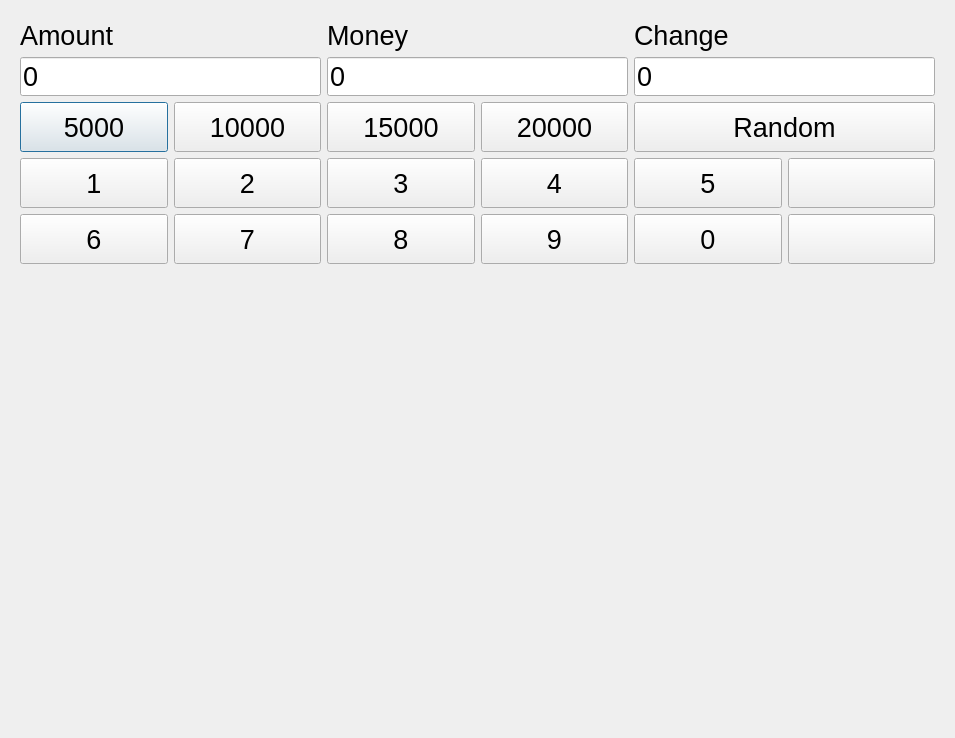
<?xml version="1.0" encoding="UTF-8"?>
<ui version="4.0">
 <class>DlgCalcChange</class>
 <widget class="QDialog" name="DlgCalcChange">
  <property name="geometry">
   <rect>
    <x>0</x>
    <y>0</y>
    <width>955</width>
    <height>738</height>
   </rect>
  </property>
  <property name="windowTitle">
   <string>Dialog</string>
  </property>
  <layout class="QVBoxLayout" name="verticalLayout">
   <item>
    <widget class="QWidget" name="widget" native="true">
     <layout class="QHBoxLayout" name="horizontalLayout_2">
      <item>
       <layout class="QGridLayout" name="gridLayout">
        <item row="2" column="2" colspan="2">
         <widget class="QLineEdit" name="leMoney">
          <property name="font">
           <font>
            <pointsize>20</pointsize>
           </font>
          </property>
          <property name="text">
           <string>0</string>
          </property>
          <property name="readOnly">
           <bool>true</bool>
          </property>
         </widget>
        </item>
        <item row="3" column="0">
         <widget class="QPushButton" name="btn1">
          <property name="minimumSize">
           <size>
            <width>0</width>
            <height>50</height>
           </size>
          </property>
          <property name="font">
           <font>
            <pointsize>20</pointsize>
           </font>
          </property>
          <property name="text">
           <string>5000</string>
          </property>
         </widget>
        </item>
        <item row="3" column="1">
         <widget class="QPushButton" name="btn2">
          <property name="minimumSize">
           <size>
            <width>0</width>
            <height>50</height>
           </size>
          </property>
          <property name="font">
           <font>
            <pointsize>20</pointsize>
           </font>
          </property>
          <property name="text">
           <string>10000</string>
          </property>
         </widget>
        </item>
        <item row="3" column="3">
         <widget class="QPushButton" name="btn4">
          <property name="minimumSize">
           <size>
            <width>0</width>
            <height>50</height>
           </size>
          </property>
          <property name="font">
           <font>
            <pointsize>20</pointsize>
           </font>
          </property>
          <property name="text">
           <string>20000</string>
          </property>
         </widget>
        </item>
        <item row="5" column="1">
         <widget class="QPushButton" name="pushButton_17">
          <property name="minimumSize">
           <size>
            <width>0</width>
            <height>50</height>
           </size>
          </property>
          <property name="font">
           <font>
            <pointsize>20</pointsize>
           </font>
          </property>
          <property name="text">
           <string>7</string>
          </property>
         </widget>
        </item>
        <item row="2" column="0" colspan="2">
         <widget class="QLineEdit" name="leAmount">
          <property name="font">
           <font>
            <pointsize>20</pointsize>
           </font>
          </property>
          <property name="text">
           <string>0</string>
          </property>
          <property name="readOnly">
           <bool>true</bool>
          </property>
         </widget>
        </item>
        <item row="2" column="5" colspan="2">
         <widget class="QLineEdit" name="leChange">
          <property name="font">
           <font>
            <pointsize>20</pointsize>
           </font>
          </property>
          <property name="text">
           <string>0</string>
          </property>
          <property name="readOnly">
           <bool>true</bool>
          </property>
         </widget>
        </item>
        <item row="5" column="2">
         <widget class="QPushButton" name="pushButton_18">
          <property name="minimumSize">
           <size>
            <width>0</width>
            <height>50</height>
           </size>
          </property>
          <property name="font">
           <font>
            <pointsize>20</pointsize>
           </font>
          </property>
          <property name="text">
           <string>8</string>
          </property>
         </widget>
        </item>
        <item row="4" column="1">
         <widget class="QPushButton" name="pushButton_19">
          <property name="minimumSize">
           <size>
            <width>0</width>
            <height>50</height>
           </size>
          </property>
          <property name="font">
           <font>
            <pointsize>20</pointsize>
           </font>
          </property>
          <property name="text">
           <string>2</string>
          </property>
         </widget>
        </item>
        <item row="4" column="2">
         <widget class="QPushButton" name="pushButton_23">
          <property name="minimumSize">
           <size>
            <width>0</width>
            <height>50</height>
           </size>
          </property>
          <property name="font">
           <font>
            <pointsize>20</pointsize>
           </font>
          </property>
          <property name="text">
           <string>3</string>
          </property>
         </widget>
        </item>
        <item row="0" column="0" colspan="2">
         <widget class="QLabel" name="label">
          <property name="font">
           <font>
            <pointsize>20</pointsize>
           </font>
          </property>
          <property name="text">
           <string>Amount</string>
          </property>
         </widget>
        </item>
        <item row="0" column="2" colspan="2">
         <widget class="QLabel" name="label_3">
          <property name="font">
           <font>
            <pointsize>20</pointsize>
           </font>
          </property>
          <property name="text">
           <string>Money</string>
          </property>
         </widget>
        </item>
        <item row="0" column="5" colspan="2">
         <widget class="QLabel" name="label_2">
          <property name="font">
           <font>
            <pointsize>20</pointsize>
           </font>
          </property>
          <property name="text">
           <string>Change</string>
          </property>
         </widget>
        </item>
        <item row="4" column="0">
         <widget class="QPushButton" name="pushButton_9">
          <property name="minimumSize">
           <size>
            <width>0</width>
            <height>50</height>
           </size>
          </property>
          <property name="font">
           <font>
            <pointsize>20</pointsize>
           </font>
          </property>
          <property name="text">
           <string>1</string>
          </property>
         </widget>
        </item>
        <item row="4" column="3">
         <widget class="QPushButton" name="pushButton_10">
          <property name="minimumSize">
           <size>
            <width>0</width>
            <height>50</height>
           </size>
          </property>
          <property name="font">
           <font>
            <pointsize>20</pointsize>
           </font>
          </property>
          <property name="text">
           <string>4</string>
          </property>
         </widget>
        </item>
        <item row="4" column="6">
         <widget class="QPushButton" name="pushButton_12">
          <property name="minimumSize">
           <size>
            <width>0</width>
            <height>50</height>
           </size>
          </property>
          <property name="text">
           <string/>
          </property>
          <property name="icon">
           <iconset resource="Res.qrc">
            <normaloff>:/res/cancel.png</normaloff>:/res/cancel.png</iconset>
          </property>
          <property name="iconSize">
           <size>
            <width>45</width>
            <height>45</height>
           </size>
          </property>
         </widget>
        </item>
        <item row="5" column="5">
         <widget class="QPushButton" name="pushButton_15">
          <property name="minimumSize">
           <size>
            <width>0</width>
            <height>50</height>
           </size>
          </property>
          <property name="font">
           <font>
            <pointsize>20</pointsize>
           </font>
          </property>
          <property name="text">
           <string>0</string>
          </property>
         </widget>
        </item>
        <item row="5" column="3">
         <widget class="QPushButton" name="pushButton_14">
          <property name="minimumSize">
           <size>
            <width>0</width>
            <height>50</height>
           </size>
          </property>
          <property name="font">
           <font>
            <pointsize>20</pointsize>
           </font>
          </property>
          <property name="text">
           <string>9</string>
          </property>
         </widget>
        </item>
        <item row="5" column="6">
         <widget class="QPushButton" name="pushButton_16">
          <property name="minimumSize">
           <size>
            <width>0</width>
            <height>50</height>
           </size>
          </property>
          <property name="text">
           <string/>
          </property>
          <property name="icon">
           <iconset resource="Res.qrc">
            <normaloff>:/res/exit.png</normaloff>:/res/exit.png</iconset>
          </property>
          <property name="iconSize">
           <size>
            <width>45</width>
            <height>45</height>
           </size>
          </property>
         </widget>
        </item>
        <item row="4" column="5">
         <widget class="QPushButton" name="pushButton_11">
          <property name="minimumSize">
           <size>
            <width>0</width>
            <height>50</height>
           </size>
          </property>
          <property name="font">
           <font>
            <pointsize>20</pointsize>
           </font>
          </property>
          <property name="text">
           <string>5</string>
          </property>
         </widget>
        </item>
        <item row="5" column="0">
         <widget class="QPushButton" name="pushButton_13">
          <property name="minimumSize">
           <size>
            <width>0</width>
            <height>50</height>
           </size>
          </property>
          <property name="font">
           <font>
            <pointsize>20</pointsize>
           </font>
          </property>
          <property name="text">
           <string>6</string>
          </property>
         </widget>
        </item>
        <item row="6" column="0">
         <spacer name="verticalSpacer">
          <property name="orientation">
           <enum>Qt::Vertical</enum>
          </property>
          <property name="sizeHint" stdset="0">
           <size>
            <width>20</width>
            <height>40</height>
           </size>
          </property>
         </spacer>
        </item>
        <item row="3" column="2">
         <widget class="QPushButton" name="btn3">
          <property name="minimumSize">
           <size>
            <width>0</width>
            <height>50</height>
           </size>
          </property>
          <property name="font">
           <font>
            <pointsize>20</pointsize>
           </font>
          </property>
          <property name="text">
           <string>15000</string>
          </property>
         </widget>
        </item>
        <item row="3" column="5" colspan="2">
         <widget class="QPushButton" name="btn6">
          <property name="minimumSize">
           <size>
            <width>0</width>
            <height>50</height>
           </size>
          </property>
          <property name="font">
           <font>
            <pointsize>20</pointsize>
           </font>
          </property>
          <property name="text">
           <string>Random</string>
          </property>
         </widget>
        </item>
       </layout>
      </item>
     </layout>
    </widget>
   </item>
  </layout>
 </widget>
 <resources>
  <include location="Res.qrc"/>
 </resources>
 <connections/>
</ui>
